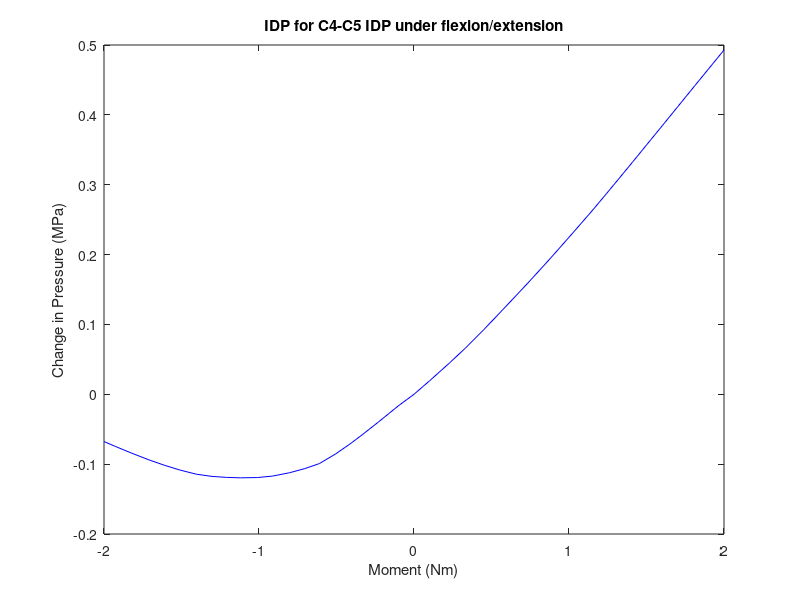

Write MATLAB code to recreate this figure. (Note: this script raises an error after producing the figure.)
%% this script plots average IDP for the c3-c4 nucleus pulposus under flexion/extension, lateral bending, and axial rotation
%model 3
%% flexion/extension (4n4p) c3-c4 Average IDP
%4n
p4n=[0.287571 0.270754 0.247677 0.230217 0.217352 0.202404 0.188462 0.181211 0.175322 0.170475 0.168395 0.167996 0.168593 0.170022 0.173151 0.179235 0.185777 0.193254 0.203312 0.212703 0.219901];
x4n=[2 2.05126 2.11533 2.16533 2.20361 2.25215 2.30482 2.35211 2.4011 2.4565 2.50468 2.55973 2.60432 2.65144 2.70196 2.75595 2.80367 2.85248 2.91084 2.96199 3];

%4p
p4p=[0.287571 0.307252 0.332743 0.35348 0.379954 0.39955 0.423006 0.446621 0.475452 0.48851 0.518361 0.548596 0.575101 0.594366 0.619636 0.651977 0.672152 0.699364 0.729004 0.759139 0.780387 ];
x4p=[2 2.05126 2.11533 2.16533 2.2247 2.26689 2.31689 2.36689 2.42627 2.45263 2.51196 2.57134 2.62143 2.65745 2.70443 2.7639 2.80111 2.85094 2.90531 2.96081 3];

% delta loop
for n=1:20
    p4n1(n)=[p4n(n+1)-p4n(1)];
    p4p1(n)=[p4p(n+1)-p4p(1)];
end

% zero data and join
x4n1=-2*(x4n-2);
x4p1=[(x4p-2)*2];
p4p2=[0,p4p1];
x4=[flip(x4n1(2:21)),x4p1];
p4=[flip(p4n1),p4p2];

%plot
figure(1)
f4=plot(x4,p4,'b');
ylabel('Change in Pressure (MPa)')
xlabel('Moment (Nm)')
title('IDP for C4-C5 IDP under flexion/extension')
legend([f1,f2,f3,f4],'intact','model 1','model 2','model 3')
hold on
%% lateral bending (5n5p) c3-c4 Average IDP
%5n
p5n=[0.287571 0.290808 0.295388 0.299117 0.302474 0.305764 0.30918 0.3103 0.312031 0.313522 0.314637 0.315544 0.315755 0.315817 0.31562 0.315487 0.315532 0.31601 0.318364 0.318632 0.319626];
x5n=[2 2.05126 2.11533 2.16533 2.21533 2.26533 2.32471 2.35107 2.40206 2.45356 2.50055 2.56107 2.60246 2.65199 2.71178 2.76467 2.80998 2.85632 2.94802 2.96052 3];

%5p
p5p=[0.287571 0.286378 0.283474 0.281101 0.28019 0.278601 0.277431 0.27623 0.274802 0.273505 0.271926 0.270654 0.268898 0.266727 0.264577 0.262299 0.260611 0.258947 0.257104 0.256513 0.255463];
x5p=[2 2.05126 2.11533 2.17471 2.20107 2.25991 2.30337 2.35035 2.40609 2.45257 2.51312 2.55394 2.60039 2.6528 2.7013 2.75933 2.80608 2.85863 2.92741 2.95108 3 ];

% delta loop
for n=1:20
    p5n1(n)=[p5n(n+1)-p5n(1)];
    p5p1(n)=[p5p(n+1)-p5p(1)];
end

% zero data and join
x5n1=-2*(x5n-2);
x5p1=[(x5p-2)*2];
p5p2=[0,p5p1];
x5=[flip(x5n1(2:21)),x5p1];
p5=[flip(p5n1),p5p2];

%plot
figure(2)
d4=plot(x5,p5,'b');
ylabel('Change in Pressure (MPa)')
xlabel('Moment (Nm)')
title('IDP for C4-C5 IDP under lateral bending')
legend([d1,d2,d3,d4],'intact','model 1','model 2','model 3')
hold on
%% axial rotation (6n6p) c3-c4 Average IDP
%6n
p6n=[0.287571 0.287969 0.288572 0.289141 0.289806 0.290602 0.291535 0.292627 0.293957 0.295558 0.297467 0.299663 0.302128 0.304836 0.307741 0.310776 0.313878 0.317638 0.320284 0.32337 0.325431];
x6n=[2 2.05026 2.11433 2.16433 2.21433 2.26433 2.31433 2.36433 2.41433 2.46433 2.51433 2.56433 2.61433 2.66433 2.71433 2.76433 2.81433 2.87371 2.91589 2.96589 3];

%6p % over constrained
p6p=[0.287571 0.288063 0.287732 0.287539 0.287863 0.288698 0.290016 0.290867 0.292316 0.293368 0.294153 0.295711 0.296945 0.297598 0.298527 0.299167 0.299929 0.300998 0.301652 0.30303 0.304223];
x6p=[2 2.05126 2.11533 2.16533 2.20361 2.25315 2.31416 2.35262 2.41143 2.46244 2.50012 2.56211 2.62242 2.66 2.71937 2.76156 2.81214 2.87147 2.90272 2.95721 3];

% delta loop
for n=1:20
    p6n1(n)=[p6n(n+1)-p6n(1)];
    p6p1(n)=[p6p(n+1)-p6p(1)];
end

% zero data and join
x6n1=-2*(x6n-2);
x6p1=[(x6p-2)*2];
p6p2=[0,p6p1];
x6=[flip(x6n1(2:21)),x6p1];
p6=[flip(p6n1),p6p2];

%plot
figure(3)
s4=plot(x6,p6,'b');
ylabel('Change in Pressure (MPa)')
xlabel('Moment (Nm)')
title('IDP for C4-C5 under axial rotation')
legend([s1,s2,s3,s4],'intact','model 1','model 2','model 3')
hold on
